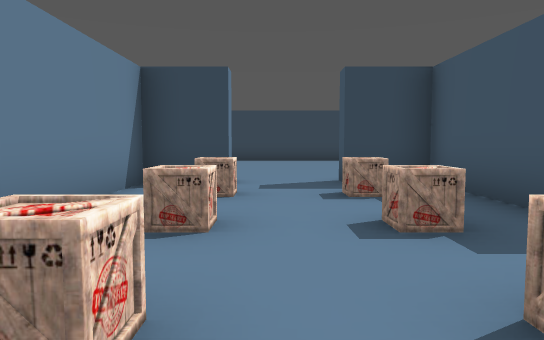
View 1 (above)

16 first-person views from a walk through a scene from a Unity 3-D project. The camera is 1.4 m above the floor, tilts 4° down and sees 70° across. Doors are open. The floor is counted in squares, 2 m on a side. Each view is taken from the middle of a square. On the plan, view 1 faces up. The plan holds only what a view shows up to about 11 squares ahead; the rest is blank. The place goes on beyond the plan. Some animated figures are not drawn.

View 2
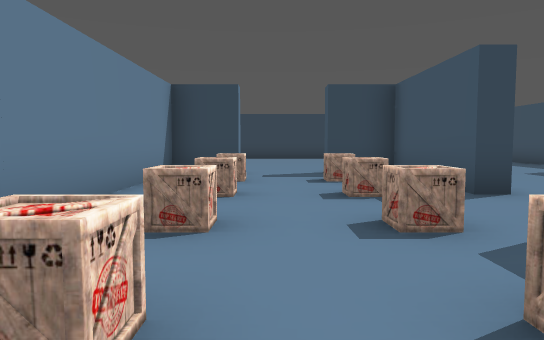

View 3
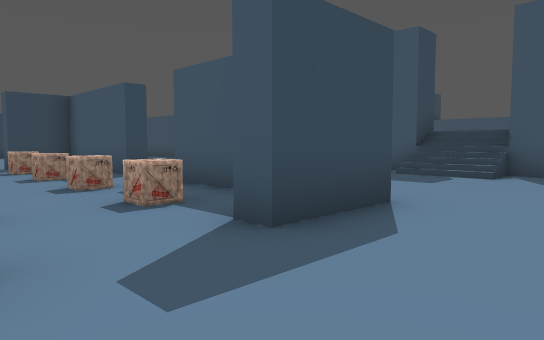

View 4
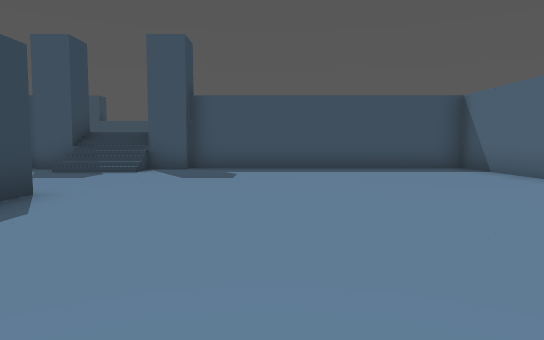

View 5
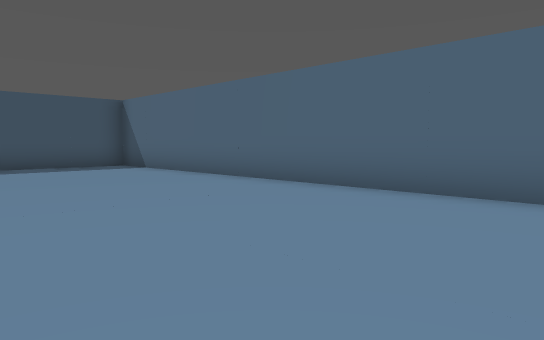

View 6
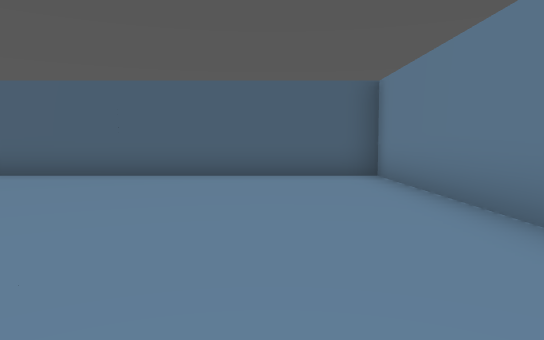

View 7
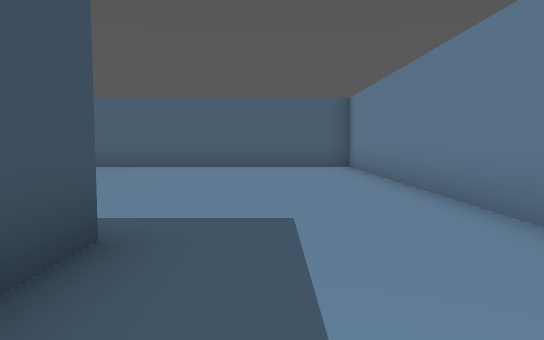

View 8
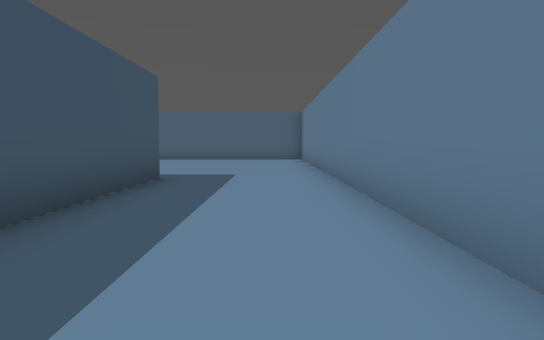

View 9
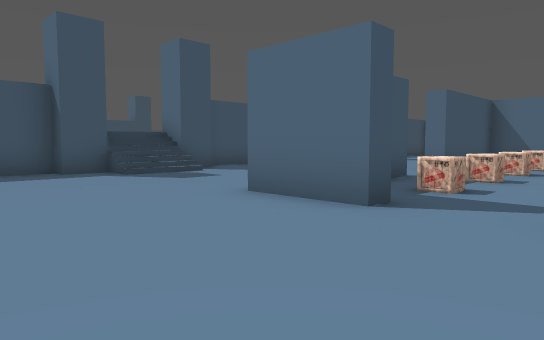

View 10
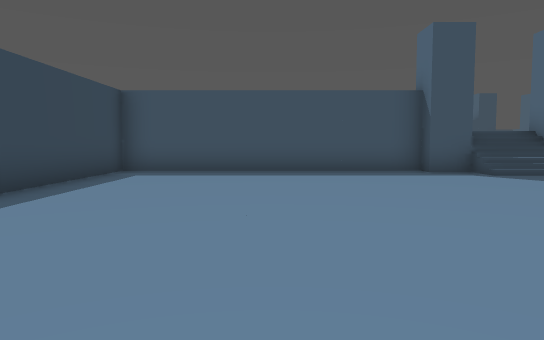

View 11
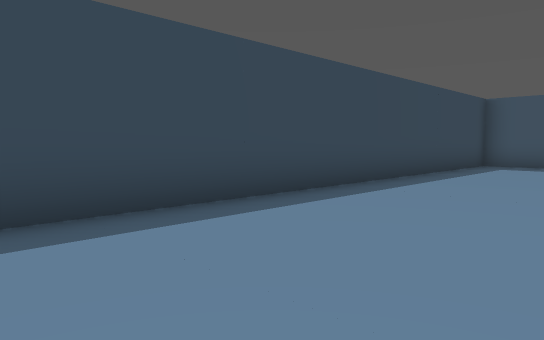

View 12
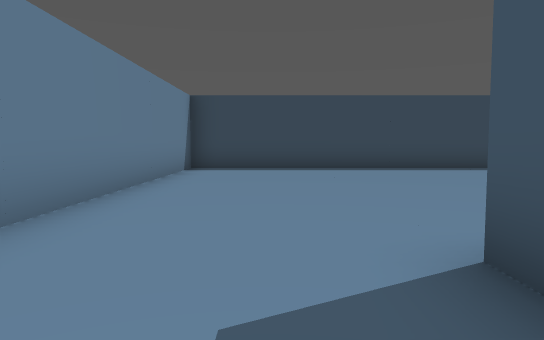

View 13
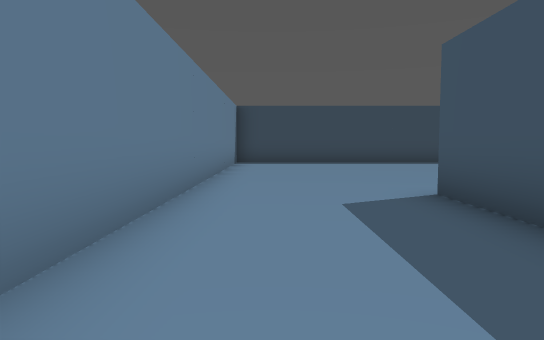

View 14
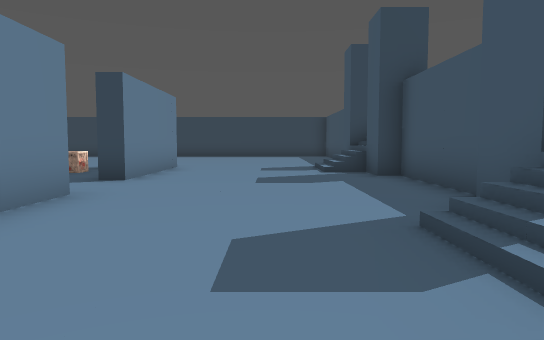

View 15
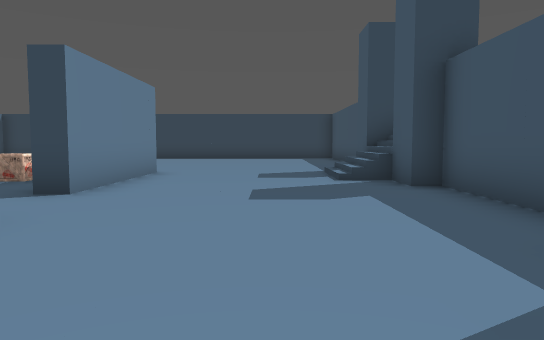

View 16
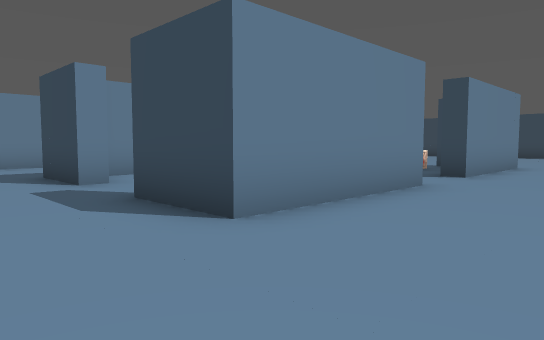

### Floor plan
Points are (right, up) in squares from view 1. A wall is a line through its corners. A room is listed if a view was taken in it or the views show most of it. See-through windows are left out.
Room 1 (views 1, 2)
walls: (3.3, 3.2) (2.8, 3.2) (2.8, 6.7) (1.3, 6.7) (1.3, 7.2); (-2.2, -1) (-2.2, -1.8); (2.8, -0.9) (2.8, 1.2) (3.3, 1.2); (-0.7, -2.1) (-0.7, -2.8); (-0.7, 7.2) (-0.7, 6.7) (-2.2, 6.7) (-2.2, 1.1)
ways out: opening at (0.5, -2) to room 2; opening at (0.5, 7) to room 2; opening at (3, 2.5) to room 2
objects: crate (-1, -1); crate (-1, 1); crate (-1, 3); crate (-1, 5); crate (1, -1); crate (1, 1); crate (1, 3); crate (1, 5)
Room 2 (views 3, 4, 5, 6, 7, 8, 9, 10, 11, 12, 13, 14, 15, 16)
walls: (3.3, 1.2) (3.3, -2.8) (1.3, -2.8) (1.3, -2.2); (8.8, 0.5) (8.8, 4.2) (8.3, 4.2) (8.3, 5.2) (9.2, 5.2); (1.3, 7.2) (3.3, 7.2) (3.3, 3.2); (9.4, -0.8) (8.3, -0.8) (8.3, 0.2); (-0.7, -2.8) (-2.8, -2.8) (-2.8, 1.9); (9, 7.2) (8.3, 7.2) (8.3, 8.2) (8.8, 8.2) (8.8, 15.7) (-6.3, 15.7) (-6.3, -11.3) (8.8, -11.3) (8.8, -3.8) (8.3, -3.8) (8.3, -2.8); (-2.8, 5.1) (-2.8, 7.2)
ways out: opening at (0.5, -2) to room 1; opening at (0.5, 7) to room 1; opening at (3, 2.5) to room 1; open door at (9.5, -1.5); open door at (9.5, 6.5)

Positions as (right, up) in squares from view 1, and headings:
1: (0, 0), facing up
2: (0, -2), facing up
3: (-1, -5), facing up-right
4: (-2, -6), facing right
5: (-3, -6), facing down-right
6: (-4, -3), facing down
7: (-4, 0), facing down
8: (-5, 5), facing down
9: (-1, 11), facing down-right
10: (-1, 12), facing right
11: (-4, 12), facing up-right
12: (-4, 5), facing up
13: (-5, 2), facing up
14: (6, -4), facing up
15: (6, -2), facing up
16: (6, -5), facing up-left
